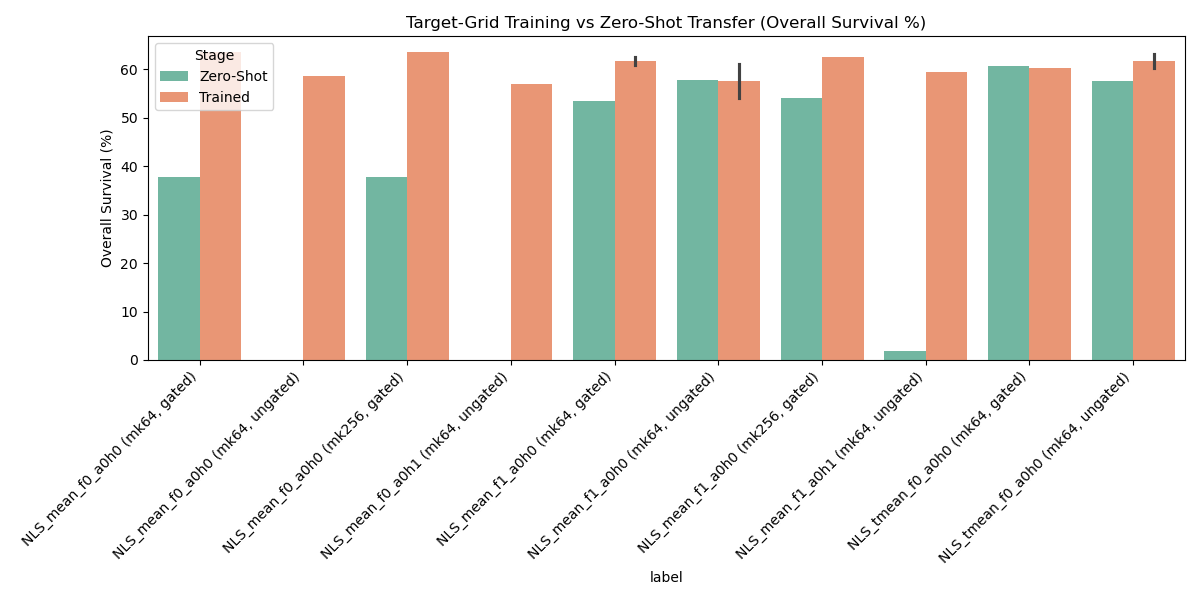

Python code for this plot:
import sys
from pathlib import Path
sys.path.insert(0, str(Path("/Users/corentinplumet/Documents/RL_Marl2grid/Topology_Task/analysis/metrics/notebooks/episodic_survival")))
import wcci_transfer_data as W
import pandas as pd
import numpy as np
import matplotlib.pyplot as plt
import seaborn as sns

data = W.load()
runs = data.runs.dropna(subset=["overall_pct"])

# Identify cells (variant, mk, gate) that have BOTH a zero-shot run and at least one other route
zero_shot_runs = runs[runs["route"] == "bus14 zero-shot"].copy()
other_runs = runs[runs["route"] != "bus14 zero-shot"].copy()

# For a clean plot, let's just get the "conservative" fine-tuning, "BC", and "scratch" routes.
ft_routes = [
    "MAPPO fine-tune (conservative)",
    "MAPPO fine-tune (aggressive)",
    "BC on greedy labels",
    "MAPPO scratch"
]

rows = []
for (variant, mk, gate), group in runs.groupby(["variant", "mk", "gate"]):
    routes_in_cell = set(group["route"])
    if "bus14 zero-shot" not in routes_in_cell:
        continue
    zero_val = group.loc[group["route"] == "bus14 zero-shot", "overall_pct"].max() # use max if multiple
    
    for route in ft_routes:
        if route in routes_in_cell:
            ft_val = group.loc[group["route"] == route, "overall_pct"].max()
            rows.append({
                "variant": variant,
                "mk": mk,
                "gate": gate,
                "route": route,
                "Zero-Shot": zero_val,
                "Trained": ft_val,
                "Gain": ft_val - zero_val
            })

df = pd.DataFrame(rows)
df["label"] = df["variant"] + " (mk" + df["mk"].astype(str) + ", " + df["gate"] + ")"

fig, ax = plt.subplots(figsize=(12, 6))
sns.barplot(data=df.melt(id_vars=["label", "route"], value_vars=["Zero-Shot", "Trained"], var_name="Stage", value_name="Overall Survival (%)"), 
            x="label", y="Overall Survival (%)", hue="Stage", ax=ax, palette="Set2")
ax.set_xticklabels(ax.get_xticklabels(), rotation=45, ha="right")
ax.set_title("Target-Grid Training vs Zero-Shot Transfer (Overall Survival %)")
fig.tight_layout()
fig.savefig("test_ft_plot.png")
